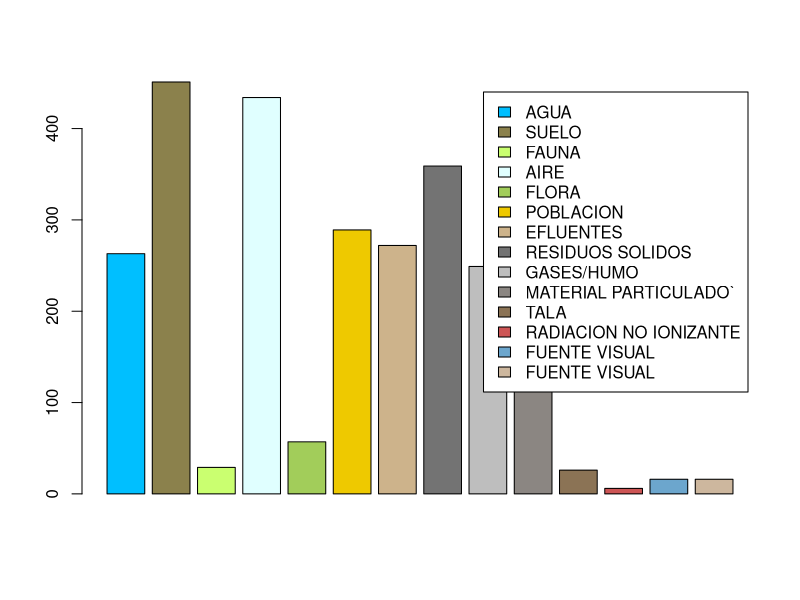
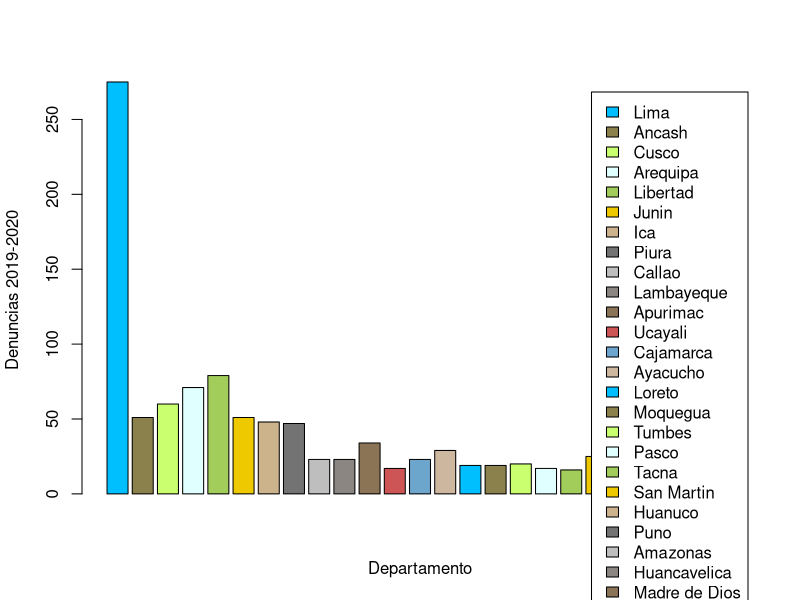
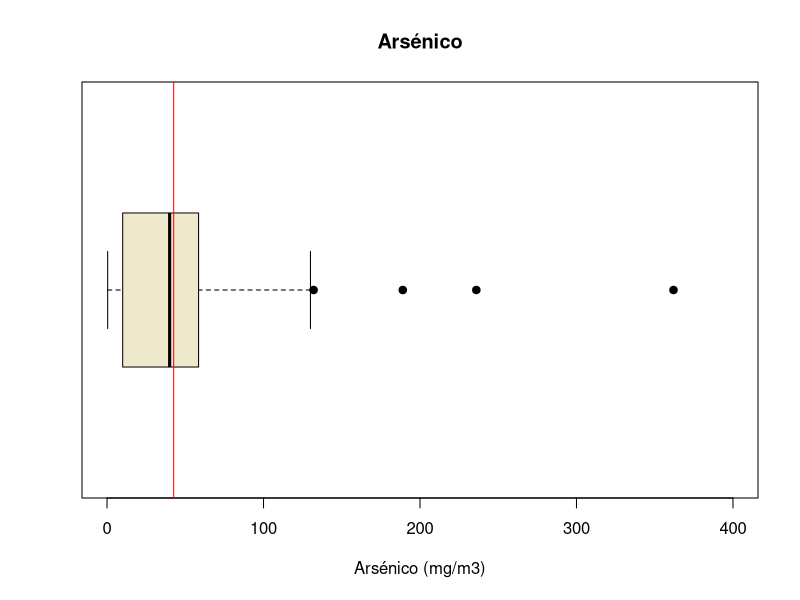
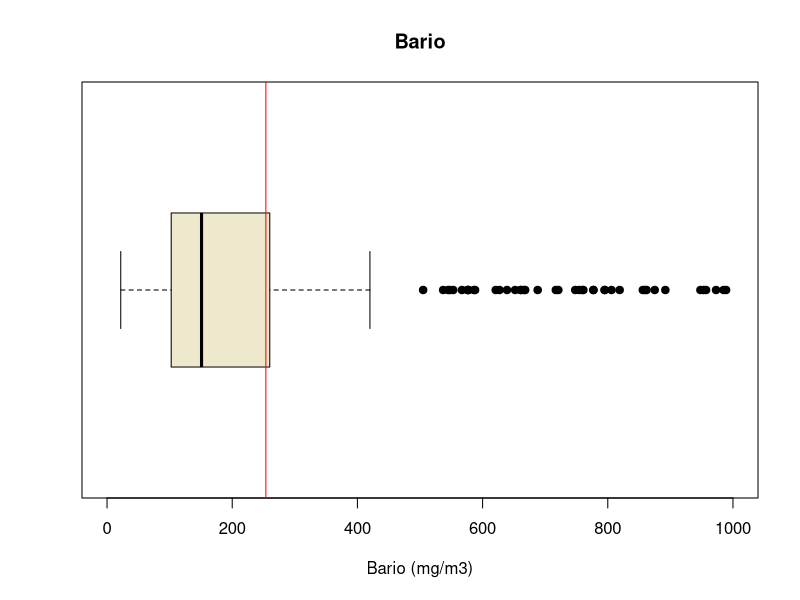
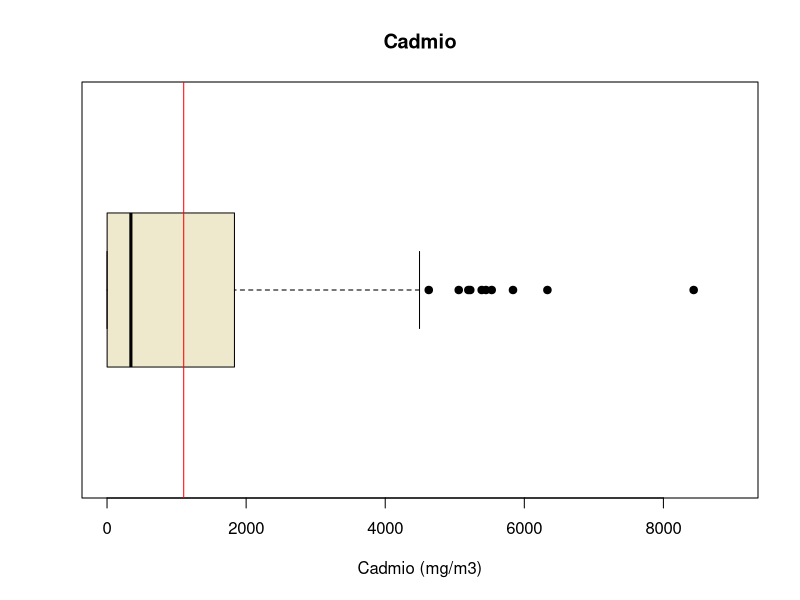
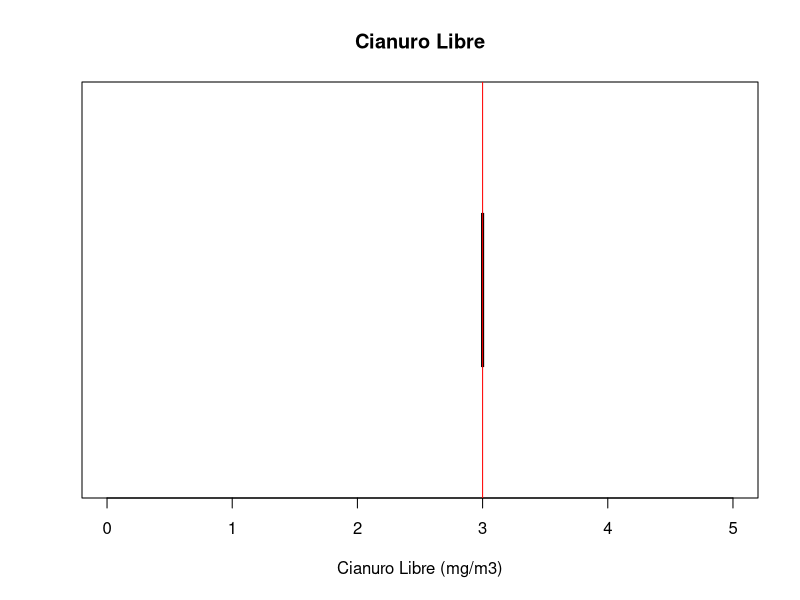
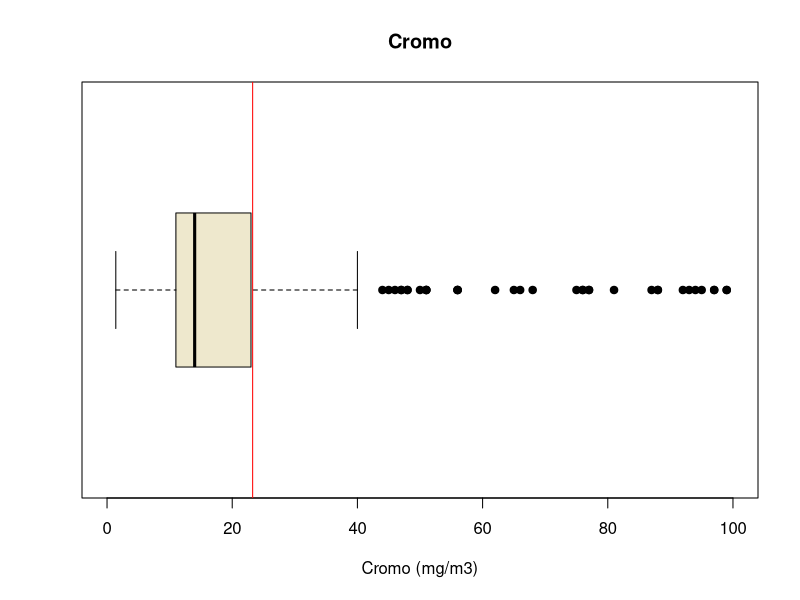
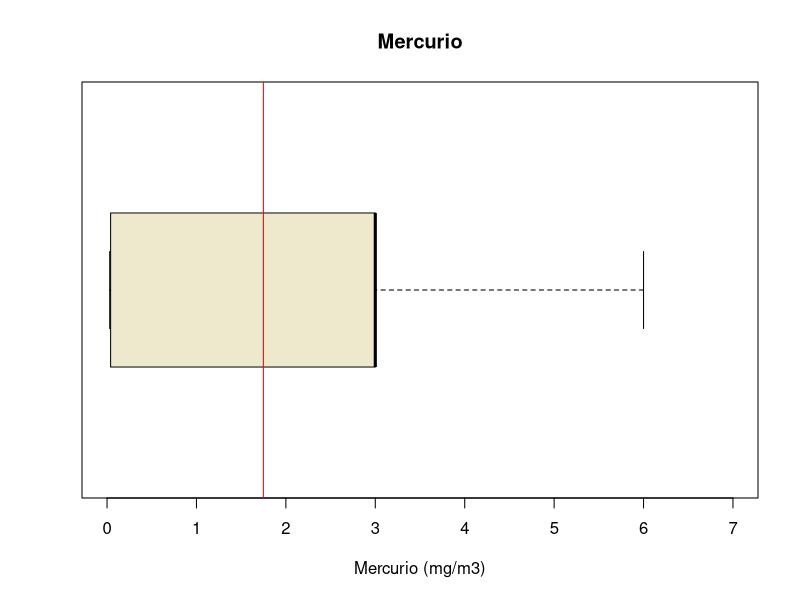

The R source for these figures, in order:
## ---- chunk 1
rm(list=ls()) 
## ---- chunk 2
library(readr)
library(dplyr)
## ---- chunk 3
DD1920 <- read_csv("Denuncias1920.csv",col_types=cols(Suelo = col_number()))
DD18 <- read_csv("Denuncias-18.csv")
CAS <- read_csv("CAS.csv", col_types = cols(Aluminio = col_number(), 
    Antimonio = col_number(), `Arsénico` = col_number(), 
    Bario = col_number(), Berilio = col_number(), 
    Bismuto = col_number(), Boro = col_number(), 
    Cadmio = col_number(), Calcio = col_number(), 
    Cerio = col_number(), `Cianuro libre` = col_number(), 
    Cobalto = col_number(), Cobre = col_number(), 
    Cromo = col_number(), `Estaño` = col_number(), 
    Estroncio = col_number(), Fósforo = col_number(), 
    Hierro = col_number(), Litio = col_number(), 
    Magnesio = col_number(), Manganeso = col_number(), 
    Mercurio = col_number(), Molibdeno = col_number(), 
    `Níquel` = col_number(), Plata = col_number(), 
    Plomo = col_number(), Potasio = col_number(), 
    Selenio = col_number(),Sodio = col_number(), Talio = col_number(), 
    Titanio = col_number(), Torio = col_number(), Uranio = col_number(), Zinc = col_number()))

## ---- chunk 4
CAA <- read_csv("CAA.csv", col_types = cols(Aluminio = col_number(), 
    `Aluminio disuelto` = col_number(), Amoniaco = col_number(), 
    Antimonio = col_number(), `Antimonio disuelto` = col_number(), 
    `Arsénico` = col_number(), `Arsénico disuelto` = col_number(), 
    Bario = col_number(), `Bario disuelto` = col_number(), 
    Berilio = col_number(), `Berilio disuelto` = col_number(), 
    Bicarbonatos = col_number(), Bismuto = col_number(), 
    `Bismuto disuelto` = col_number(), Boro = col_number(), 
    `Boro disuelto` = col_number(), Cadmio = col_number(), 
    `Cadmio disuelto` = col_number(), Calcio = col_number(), 
    `Calcio disuelto` = col_number(), Carbonatos = col_number(), 
    Caudal = col_number(), `Cianuro libre` = col_number(), 
    `Cianuro Wad` = col_number(), Cloruros = col_number(), 
    Cobalto = col_number(), `Cobalto disuelto` = col_number(), 
    Cobre = col_number(), `Cobre disuelto` = col_number(), 
    Cromo = col_number()))
## ---- chunk 5

Obs <- c("Observaciones","Observaciones incompletas","Datos faltantes", "Variables Totales")
N <- c(nrow(DD18),sum(!complete.cases(DD18)),sum(is.na(DD18)), ncol(DD18) )
OB1 <- data.frame(Obs,N)
OB1
## ---- chunk 6

Obs3 <- c("Observaciones","Observaciones incompletas","Datos faltantes", "Variables Totales")
N3 <- c(nrow(DD1920),sum(!complete.cases(DD1920)),sum(is.na(DD1920)), ncol(DD1920) )
OB3 <- data.frame(Obs3,N3)
OB3
## ---- chunk 7

Obs2 <- c("Observaciones","Observaciones incompletas","Datos faltantes", "Variables Totales")
N2 <- c(nrow(CAS),sum(!complete.cases(CAS)),sum(is.na(CAS)), ncol(CAS))
OB2 <- data.frame(Obs2,N2)
OB2
## ---- chunk 8
Variables <- c("Departamento", "Provincia" ,"Distrito", "Actividad económica","Tipo de contaminacion","Estado de la demanda")

`Tipo_de_Variable` <- c("Nominal","Nominal","Nominal","Nominal","Nominal", "Nominal")
Restricciones <- c("En el Peru","En el Peru", "En el Peru", "Legales","Agua, SUelo, Aire, Fauna" ,"Abierta o Cerrada")

ED <- data.frame(Variables,`Tipo_de_Variable`, Restricciones)
ED
## ---- chunk 9
Variables2 <- c("ESTE","NORTE","Aluminio","Antionio","Arsénico",	"Bario","Berilio","Bismuto","Boro","Cadmio","Calcio","Cerio","Cianuro libre","Cobalto","Cobre","Cromo","Cromo Hexavelante","Estaño", "Estroncio","Fósforo","Hierro","Litio","Magnecio","Manganeso","Mercurio","Molibdeno","Níquel","Plata","Plomo","Potasio","Selenio","Sodio","Talio","Torio")

`Tipo_de_Variable2` <- c("Discretas","Discretas","Discretas","Discretas","Discretas","Discretas","Discretas","Discretas","Discretas","Discretas","Discretas","Discretas","Discretas","Discretas","Discretas","Discretas","Discretas","Discretas","Discretas","Discretas","Discretas","Discretas","Discretas","Discretas","Discretas","Discretas","Discretas","Discretas","Discretas","Discretas","Discretas","Discretas","Discretas","Discretas")

Restricciones2  <- c("Coordenadas","Coordenadas", " 40973-5726 (ppm)","21.9-989 (ppm)", "<0.0017-9.698(ppm)","<0.4-94(ppm)","21.9-989(ppm)","<0.001-1.85(ppm)","<0.0008-2.63(ppm)","<0.18-91.2(ppm)","<0.0007-6.256(ppm)","-9748(ppm)","8.446-9496(ppm)","<0.3(ppm)","0.481-999(ppm)","1.5-98(ppm)","1.4-99(ppm","-0.4(ppm)","<0.1-1.9(ppm)","3.03-991","60-2946(ppm)","8250-100138(ppm)","0.338-992(ppm)","229-14458(ppm)","65.6-5629(ppm)","<0.03-0.33(ppm)","<0.003-7.3(ppm)","0.679-995(ppm)","<0.006-1.29(ppm)","3.79-997(ppm)","271-7913(ppm)","<0.004-3.78(ppm)","<1-992","<0.0002-2.168(ppm)")


ED2 <- data.frame(Variables2,`Tipo_de_Variable2`, Restricciones2)
ED2
## ---- chunk 10
tipo <- c("AGUA","SUELO","FAUNA","AIRE","FLORA","POBLACION","EFLUENTES","RESIDUOS SOLIDOS","GASES/HUMO","MATERIAL PARTICULADO`","TALA","RADIACION NO IONIZANTE","FUENTE VISUAL","FUENTE VISUAL")

cantidad <- c(sum(DD1920$AGUA),
sum(DD1920$SUELO),sum(DD1920$FAUNA),sum(DD1920$AIRE),
sum(DD1920$FLORA),sum(DD1920$POBLACION),sum(DD1920$EFLUENTES),sum(DD1920$`RESIDUOS SOLIDOS`),sum(DD1920$`GASES/HUMO`),sum(DD1920$`MATERIAL PARTICULADO`),sum(DD1920$TALA),sum(DD1920$`RADIACION NO IONIZANTE`),sum(DD1920$`FUENTE VISUAL`),sum(DD1920$`FUENTE VISUAL`))

colores <- c("deepskyblue1","lightgoldenrod4","darkolivegreen1", "lightcyan","darkolivegreen3","gold2","navajowhite3","gray45","gray","seashell4","burlywood4", "indianred3", "skyblue3", "bisque3")

DDA<-data.frame(tipo, cantidad)
barplot(DDA[1:14,2],legend=c("AGUA","SUELO","FAUNA","AIRE","FLORA","POBLACION","EFLUENTES","RESIDUOS SOLIDOS","GASES/HUMO","MATERIAL PARTICULADO`","TALA","RADIACION NO IONIZANTE","FUENTE VISUAL","FUENTE VISUAL"), col =colores)

## ---- chunk 11
#denuncias 2019-2020

DEP1920 <- c("Lima","Ancash","Cusco", "Arequipa","Libertad", "Junin","Ica","Piura","Callao","Lambayeque","Apurimac","Ucayali","Cajamarca","Ayacucho","Loreto" ,"Moquegua","Tumbes","Pasco","Tacna","San Martin","Huanuco","Puno","Amazonas","Huancavelica","Madre de Dios")

CAN1920 <- c(sum(DD1920$DEPARTAMENTO == "LIMA"),sum(DD1920$DEPARTAMENTO == "ANCASH"),sum(DD1920$DEPARTAMENTO == "CUSCO"),sum(DD1920$DEPARTAMENTO == "AREQUIPA"),sum(DD1920$DEPARTAMENTO == "LA LIBERTAD"),sum(DD1920$DEPARTAMENTO == "JUNIN"),sum(DD1920$DEPARTAMENTO == "ICA"),sum(DD1920$DEPARTAMENTO == "PIURA"),sum(DD1920$DEPARTAMENTO == "CALLAO"),sum(DD1920$DEPARTAMENTO == "LAMBAYEQUE"),sum(DD1920$DEPARTAMENTO == "APURIMAC"),sum(DD1920$DEPARTAMENTO == "UCAYALI"),sum(DD1920$DEPARTAMENTO == "CAJAMARCA"),sum(DD1920$DEPARTAMENTO == "AYACUCHO"),sum(DD1920$DEPARTAMENTO == "LORETO"),sum(DD1920$DEPARTAMENTO == "MOQUEGUA"),sum(DD1920$DEPARTAMENTO == "TUMBES"),sum(DD1920$DEPARTAMENTO == "PASCO"),sum(DD1920$DEPARTAMENTO == "TACNA"),sum(DD1920$DEPARTAMENTO == "SAN MARTIN"),sum(DD1920$DEPARTAMENTO == "HUANUCO"),sum(DD1920$DEPARTAMENTO == "PUNO"),sum(DD1920$DEPARTAMENTO == "AMAZONAS"),sum(DD1920$DEPARTAMENTO == "HUANCAVELICA"),sum(DD1920$DEPARTAMENTO == "MADRE DE DIOS"))

Tabla1920 <- data.frame(DEP1920,CAN1920)

barplot(Tabla1920[1:25,2],legend=c("Lima","Ancash","Cusco", "Arequipa","Libertad", "Junin","Ica","Piura","Callao","Lambayeque","Apurimac","Ucayali","Cajamarca","Ayacucho","Loreto" ,"Moquegua","Tumbes","Pasco","Tacna","San Martin","Huanuco","Puno","Amazonas","Huancavelica","Madre de Dios"),col = colores, xlab="Departamento",ylab="Denuncias 2019-2020")

## ---- chunk 12
boxplot(CAS$Arsénico, horizontal = TRUE, main = "Arsénico", col="cornsilk2", xlab= "Arsénico (mg/m3)",pch= 19, ylim=c(0,400) )
abline(v = mean(CAS$Arsénico, na.rm = TRUE, ), col = "red")
Media <- mean(CAS$Arsénico, na.rm=TRUE, col="red")
Mediana <-median(CAS$Arsénico, na.rm=TRUE)
No_contaminado <- sum(CAS$Arsénico > 0.001 & CAS$Arsénico < 250,na.rm=TRUE)
Elemento <- c("Arsénico")
Tab <- data.frame(Elemento,No_contaminado,Media,Mediana)
Tab
## ---- chunk 13
summary(CAS$Arsénico)
n=227
ns<- (1-0.95)/2
Zcritico <- qnorm(0.95+ns)
Desviacion_Estandar_Muestral <- sd(CAS$Arsénico, na.rm=TRUE)
Media_Muestral <- mean(CAS$Arsénico, na.rm=TRUE)
I.Izquierdo<- Media_Muestral-Zcritico*Desviacion_Estandar_Muestral/sqrt(n)
I.Derecho<- Media_Muestral+Zcritico*Desviacion_Estandar_Muestral/sqrt(n)
Precisión <- Zcritico*Desviacion_Estandar_Muestral/sqrt(n)


## ---- chunk 14
IDC <- data.frame(Desviacion_Estandar_Muestral,Media_Muestral,Zcritico,I.Izquierdo,I.Derecho,Precisión)
IDC
## ---- chunk 15
boxplot(CAS$Bario, horizontal = TRUE, main = "Bario", col="cornsilk2", xlab= "Bario (mg/m3)",pch= 19, ylim=c(0,1000) )
abline(v = mean(CAS$Bario, na.rm = TRUE, ), col = "red")
Media <- mean(CAS$Bario, na.rm=TRUE, col="red")
Mediana <-median(CAS$Bario, na.rm=TRUE)
No_contaminado <- sum(CAS$Bario > 0 & CAS$Bario < 750,na.rm=TRUE)
Elemento <- c("Bario")
Tab <- data.frame(Elemento,No_contaminado,Media,Mediana)
Tab

## ---- chunk 16
summary(CAS$Bario)
n=227
ns<- (1-0.75)/2
Zcritico <- qnorm(0.75+ns)
Desviacion_Estandar_Muestral <- sd(CAS$Bario, na.rm=TRUE)
Media_Muestral <- mean(CAS$Bario, na.rm=TRUE)
I.Izquierdo<- Media_Muestral-Zcritico*Desviacion_Estandar_Muestral/sqrt(n)
I.Derecho<- Media_Muestral+Zcritico*Desviacion_Estandar_Muestral/sqrt(n)
Precisión <- Zcritico*Desviacion_Estandar_Muestral/sqrt(n)
## ---- chunk 17
IDC <- data.frame(Desviacion_Estandar_Muestral,Media_Muestral,Zcritico,I.Izquierdo,I.Derecho,Precisión)
IDC
## ---- chunk 18
boxplot(CAS$Cadmio, horizontal = TRUE, main = "Cadmio", col="cornsilk2", xlab= "Cadmio (mg/m3)",pch= 19, ylim=c(0,9000) )
abline(v = mean(CAS$Cadmio, na.rm = TRUE, ), col = "red")
Media <- mean(CAS$Cadmio, na.rm=TRUE, col="red")
Mediana <-median(CAS$Cadmio, na.rm=TRUE)
No_contaminado <- sum(CAS$Cadmio > 0 & CAS$Cadmio < 22,na.rm=TRUE)
Elemento <- c("Cadmio")
Tab <- data.frame(Elemento,No_contaminado,Media,Mediana)
Tab
## ---- chunk 19
summary(CAS$Cadmio)
n=227
ns<- (1-0.05)/2
Zcritico <- qnorm(0.05+ns)
Desviacion_Estandar_Muestral <- sd(CAS$Cadmio, na.rm=TRUE)
Media_Muestral <- mean(CAS$Cadmio, na.rm=TRUE)
I.Izquierdo<- Media_Muestral-Zcritico*Desviacion_Estandar_Muestral/sqrt(n)
I.Derecho<- Media_Muestral+Zcritico*Desviacion_Estandar_Muestral/sqrt(n)
Precisión <- Zcritico*Desviacion_Estandar_Muestral/sqrt(n)


## ---- chunk 20
IDC <- data.frame(Desviacion_Estandar_Muestral,Media_Muestral,Zcritico,I.Izquierdo,I.Derecho,Precisión)
IDC
## ---- chunk 21
boxplot(CAS$`Cianuro libre`, horizontal = TRUE, main = "Cianuro Libre", col="cornsilk2", xlab= "Cianuro Libre (mg/m3)",pch= 19, ylim=c(0,5) )
abline(v = mean(CAS$`Cianuro libre`, na.rm = TRUE, ), col = "red")
Media <- mean(CAS$`Cianuro libre`, na.rm=TRUE, col="red")
Mediana <-median(CAS$`Cianuro libre`, na.rm=TRUE)
No_contaminado <- sum(CAS$`Cianuro libre` > 0 & CAS$`Cianuro libre` <8 ,na.rm=TRUE)
Elemento <- c("Cianuro libre")
Tab <- data.frame(Elemento,No_contaminado,Media,Mediana)
Tab

## ---- chunk 22
summary(CAS$`Cianuro libre`)
n=227
ns<- (1-0.95)/2
Zcritico <- qnorm(0.95+ns)
Desviacion_Estandar_Muestral <- sd(CAS$`Cianuro libre`, na.rm=TRUE)
Media_Muestral <- mean(CAS$`Cianuro libre`, na.rm=TRUE)
I.Izquierdo<- Media_Muestral-Zcritico*Desviacion_Estandar_Muestral/sqrt(n)
I.Derecho<- Media_Muestral+Zcritico*Desviacion_Estandar_Muestral/sqrt(n)
Precisión <- Zcritico*Desviacion_Estandar_Muestral/sqrt(n)


## ---- chunk 23
IDC <- data.frame(Desviacion_Estandar_Muestral,Media_Muestral,Zcritico,I.Izquierdo,I.Derecho,Precisión)
IDC
## ---- chunk 24
boxplot(CAS$Cromo, horizontal = TRUE, main = "Cromo", col="cornsilk2", xlab= "Cromo (mg/m3)",pch= 19, ylim=c(0,100) )
abline(v = mean(CAS$Cromo, na.rm = TRUE, ), col = "red")
Media <- mean(CAS$Cromo, na.rm=TRUE, col="red")
Mediana <-median(CAS$Cromo, na.rm=TRUE)
No_contaminado <- sum(CAS$Cromo > 1 & CAS$Cromo < 1500,na.rm=TRUE)
Elemento <- c("Cromo")
Tab <- data.frame(Elemento,No_contaminado,Media,Mediana)
Tab
## ---- chunk 25
summary(CAS$Cromo)
n=227
ns<- (1-0.95)/2
Zcritico <- qnorm(0.95+ns)
Desviacion_Estandar_Muestral <- sd(CAS$Cromo, na.rm=TRUE)
Media_Muestral <- mean(CAS$Cromo, na.rm=TRUE)
I.Izquierdo<- Media_Muestral-Zcritico*Desviacion_Estandar_Muestral/sqrt(n)
I.Derecho<- Media_Muestral+Zcritico*Desviacion_Estandar_Muestral/sqrt(n)
Precisión <- Zcritico*Desviacion_Estandar_Muestral/sqrt(n)


## ---- chunk 26
IDC <- data.frame(Desviacion_Estandar_Muestral,Media_Muestral,Zcritico,I.Izquierdo,I.Derecho,Precisión)
IDC
## ---- chunk 27
boxplot(CAS$Mercurio, horizontal = TRUE, main = "Mercurio", col="cornsilk2", xlab= "Mercurio (mg/m3)",pch= 19, ylim=c(0,7) )
abline(v = mean(CAS$Mercurio, na.rm = TRUE, ), col = "red")
Media <- mean(CAS$Mercurio, na.rm=TRUE, col="red")
Mediana <-median(CAS$Mercurio, na.rm=TRUE)
No_contaminado <- sum(CAS$Mercurio > 0 & CAS$Mercurio < 24,na.rm=TRUE)
Elemento <- c("Mercurio")
Tab <- data.frame(Elemento,No_contaminado,Media,Mediana)
Tab
## ---- chunk 28
summary(CAS$Mercurio)
n=227
ns<- (1-0.95)/2
Zcritico <- qnorm(0.95+ns)
Desviacion_Estandar_Muestral <- sd(CAS$Mercurio, na.rm=TRUE)
Media_Muestral <- mean(CAS$Mercurio, na.rm=TRUE)
I.Izquierdo<- Media_Muestral-Zcritico*Desviacion_Estandar_Muestral/sqrt(n)
I.Derecho<- Media_Muestral+Zcritico*Desviacion_Estandar_Muestral/sqrt(n)
Precisión <- Zcritico*Desviacion_Estandar_Muestral/sqrt(n)


## ---- chunk 29
IDC <- data.frame(Desviacion_Estandar_Muestral,Media_Muestral,Zcritico,I.Izquierdo,I.Derecho,Precisión)
IDC
## ---- chunk 30
boxplot(CAS$Plomo, horizontal = TRUE, main = "Plomo", col="cornsilk2", xlab= "Plomo (mg/m3)",pch= 19, ylim=c(0,1000) )
abline(v = mean(CAS$Plomo, na.rm = TRUE, ), col = "red")
Media <- mean(CAS$Plomo, na.rm=TRUE, col="red")
Mediana <-median(CAS$Plomo, na.rm=TRUE)
No_contaminado <- sum(CAS$Plomo > 1 & CAS$Plomo < 1500,na.rm=TRUE)
Elemento <- c("Plomo")
Tab <- data.frame(Elemento,No_contaminado,Media,Mediana)
Tab
## ---- chunk 31
summary(CAS$Plomo)
n=227
ns<- (1-0.75)/2
Zcritico <- qnorm(0.75+ns)
Desviacion_Estandar_Muestral <- sd(CAS$Plomo, na.rm=TRUE)
Media_Muestral <- mean(CAS$Plomo, na.rm=TRUE)
I.Izquierdo<- Media_Muestral-Zcritico*Desviacion_Estandar_Muestral/sqrt(n)
I.Derecho<- Media_Muestral+Zcritico*Desviacion_Estandar_Muestral/sqrt(n)
Precisión <- Zcritico*Desviacion_Estandar_Muestral/sqrt(n)


## ---- chunk 32
IDC <- data.frame(Desviacion_Estandar_Muestral,Media_Muestral,Zcritico,I.Izquierdo,I.Derecho,Precisión)
IDC
## ---- chunk 33
boxplot(CAS$Zinc, horizontal = TRUE, main = "Zinc", col="cornsilk2", xlab= "Zinc (mg/m3)",pch= 19, ylim=c(0,1000) )
abline(v = mean(CAS$Zinc, na.rm = TRUE, ), col = "red")
Media <- mean(CAS$Zinc, na.rm=TRUE, col="red")
Mediana <-median(CAS$Zinc, na.rm=TRUE)
No_contaminado <- sum(CAS$Zinc > 1 & CAS$Zinc < 1500,na.rm=TRUE)
Elemento <- c("Níquel")
Tab <- data.frame(Elemento,No_contaminado,Media,Mediana)
Tab
## ---- chunk 34
summary(CAS$Zinc)
n=227
ns<- (1-0.75)/2
Zcritico <- qnorm(0.75+ns)
Desviacion_Estandar_Muestral <- sd(CAS$Zinc, na.rm=TRUE)
Media_Muestral <- mean(CAS$Zinc, na.rm=TRUE)
I.Izquierdo<- Media_Muestral-Zcritico*Desviacion_Estandar_Muestral/sqrt(n)
I.Derecho<- Media_Muestral+Zcritico*Desviacion_Estandar_Muestral/sqrt(n)
Precisión <- Zcritico*Desviacion_Estandar_Muestral/sqrt(n)


## ---- chunk 35
IDC <- data.frame(Desviacion_Estandar_Muestral,Media_Muestral,Zcritico,I.Izquierdo,I.Derecho,Precisión)
IDC
## ---- chunk 36
boxplot(CAS$Cobre, horizontal = TRUE, main = "Cobre", col="cornsilk2", xlab= "Cobre (mg/m3)",pch= 19, ylim=c(0,200) )
abline(v = mean(CAS$Cobre, na.rm = TRUE, ), col = "red")
Media <- mean(CAS$Cobre, na.rm=TRUE, col="red")
Mediana <-median(CAS$Cobre, na.rm=TRUE)
No_contaminado <- sum(CAS$Cobre > 1 & CAS$Cobre < 250,na.rm=TRUE)
Elemento <- c("Cobre")
Tab <- data.frame(Elemento,No_contaminado,Media,Mediana)
Tab
## ---- chunk 37
summary(CAS$Cromo)
n=227
ns<- (1-0.95)/2
Zcritico <- qnorm(0.95+ns)
Desviacion_Estandar_Muestral <- sd(CAS$Cromo, na.rm=TRUE)
Media_Muestral <- mean(CAS$Cromo, na.rm=TRUE)
I.Izquierdo<- Media_Muestral-Zcritico*Desviacion_Estandar_Muestral/sqrt(n)
I.Derecho<- Media_Muestral+Zcritico*Desviacion_Estandar_Muestral/sqrt(n)
Precisión <- Zcritico*Desviacion_Estandar_Muestral/sqrt(n)


## ---- chunk 38
IDC <- data.frame(Desviacion_Estandar_Muestral,Media_Muestral,Zcritico,I.Izquierdo,I.Derecho,Precisión)
IDC
## ---- chunk 39
boxplot(CAS$Aluminio, horizontal = TRUE, main = "Aluminio", col="cornsilk2", xlab= "Aluminio (mg/m3)",pch= 19, ylim=c(0,45000) )
abline(v = mean(CAS$Aluminio, na.rm = TRUE, ), col = "red")
Media <- mean(CAS$Aluminio, na.rm=TRUE, col="red")
Mediana <-median(CAS$Aluminio, na.rm=TRUE)
Tab <- data.frame(Media,Mediana)
Tab
## ---- chunk 40
boxplot(CAS$Antimonio, horizontal = TRUE, main = "Antimonio", col="cornsilk2", xlab= "Antimonio (mg/m3)",pch= 19, ylim=c(0,9500) )
abline(v = mean(CAS$Antimonio, na.rm = TRUE, ), col = "red")
Media <- mean(CAS$Antimonio, na.rm=TRUE, col="red")
Mediana <-median(CAS$Antimonio, na.rm=TRUE)
Tab <- data.frame(Media,Mediana)
Tab
## ---- chunk 41
boxplot(CAS$Berilio, horizontal = TRUE, main = "Berilio", col="cornsilk2", xlab= "Berilio (mg/m3)",pch= 19, ylim=c(0,1500) )
abline(v = mean(CAS$Berilio, na.rm = TRUE, ), col = "red")
Media <- mean(CAS$Berilio, na.rm=TRUE, col="red")
Mediana <-median(CAS$Berilio, na.rm=TRUE)
Tab <- data.frame(Media,Mediana)
Tab
## ---- chunk 42
boxplot(CAS$Bismuto, horizontal = TRUE, main = "Bismuto", col="cornsilk2", xlab= "Bismuto (mg/m3)",pch= 19, ylim=c(0,2800) )
abline(v = mean(CAS$Bismuto, na.rm = TRUE, ), col = "red")
Media <- mean(CAS$Bismuto, na.rm=TRUE, col="red")
Mediana <-median(CAS$Bismuto, na.rm=TRUE)
Tab <- data.frame(Media,Mediana)
Tab
## ---- chunk 43
boxplot(CAS$Boro, horizontal = TRUE, main = "Boro", col="cornsilk2", xlab= "Boro (mg/m3)",pch= 19, ylim=c(0,1100) )
abline(v = mean(CAS$Boro, na.rm = TRUE, ), col = "red")
Media <- mean(CAS$Boro, na.rm=TRUE, col="red")
Mediana <-median(CAS$Boro, na.rm=TRUE)
Tab <- data.frame(Media,Mediana)
Tab
## ---- chunk 44
boxplot(CAS$Calcio, horizontal = TRUE, main = "Calcio", col="cornsilk2", xlab= "Calcio (mg/m3)",pch= 19, ylim=c(0,10500) )
abline(v = mean(CAS$Calcio, na.rm = TRUE, ), col = "red")
Media <- mean(CAS$Calcio, na.rm=TRUE, col="red")
Mediana <-median(CAS$Calcio, na.rm=TRUE)
Tab <- data.frame(Media,Mediana)
Tab
## ---- chunk 45
boxplot(CAS$Cerio, horizontal = TRUE, main = "Cerio", col="cornsilk2", xlab= "Cerio (mg/m3)",pch= 19, ylim=c(0,10300) )
abline(v = mean(CAS$Cerio, na.rm = TRUE, ), col = "red")
Media <- mean(CAS$Cerio, na.rm=TRUE, col="red")
Mediana <-median(CAS$Cerio, na.rm=TRUE)
Tab <- data.frame(Media,Mediana)
Tab
## ---- chunk 46
boxplot(CAS$Cobalto, horizontal = TRUE, main = "Cobalto", col="cornsilk2", xlab= "Cobalto (mg/m3)",pch= 19, ylim=c(0,800) )
abline(v = mean(CAS$Cobalto, na.rm = TRUE, ), col = "red")
Media <- mean(CAS$Cobalto, na.rm=TRUE, col="red")
Mediana <-median(CAS$Cobalto, na.rm=TRUE)
Tab <- data.frame(Media,Mediana)
Tab
## ---- chunk 47
boxplot(CAS$Estaño, horizontal = TRUE, main = "Estaño", col="cornsilk2", xlab= "Estaño (mg/m3)",pch= 19, ylim=c(0,100) )
abline(v = mean(CAS$Estaño, na.rm = TRUE, ), col = "red")
Media <- mean(CAS$Estaño, na.rm=TRUE, col="red")
Mediana <-median(CAS$Estaño, na.rm=TRUE)
Tab <- data.frame(Media,Mediana)
Tab
## ---- chunk 48
boxplot(CAS$Estroncio, horizontal = TRUE, main = "Estroncio", col="cornsilk2", xlab= "Estroncio (mg/m3)",pch= 19, ylim=c(0,1000) )
abline(v = mean(CAS$Estroncio, na.rm = TRUE, ), col = "red")
Media <- mean(CAS$Estroncio, na.rm=TRUE, col="red")
Mediana <-median(CAS$Estroncio, na.rm=TRUE)
Tab <- data.frame(Media,Mediana)
Tab
## ---- chunk 49
boxplot(CAS$Fósforo, horizontal = TRUE, main = "Fósforo", col="cornsilk2", xlab= "Fósforo (mg/m3)",pch= 19, ylim=c(0,3500) )
abline(v = mean(CAS$Fósforo, na.rm = TRUE, ), col = "red")
Media <- mean(CAS$Fósforo, na.rm=TRUE, col="red")
Mediana <-median(CAS$Fósforo, na.rm=TRUE)
Tab <- data.frame(Media,Mediana)
Tab
## ---- chunk 50
boxplot(CAS$Hierro, horizontal = TRUE, main = "Hierro", col="cornsilk2", xlab= "Hierro (mg/m3)",pch= 19, ylim=c(0,80000) )
abline(v = mean(CAS$Hierro, na.rm = TRUE, ), col = "red")
Media <- mean(CAS$Hierro, na.rm=TRUE, col="red")
Mediana <-median(CAS$Hierro, na.rm=TRUE)
Tab <- data.frame(Media,Mediana)
Tab
## ---- chunk 51
boxplot(CAS$Litio, horizontal = TRUE, main = "Litio", col="cornsilk2", xlab= "Litio (mg/m3)",pch= 19, ylim=c(0,1200) )
abline(v = mean(CAS$Litio, na.rm = TRUE, ), col = "red")
Media <- mean(CAS$Litio, na.rm=TRUE, col="red")
Mediana <-median(CAS$Litio, na.rm=TRUE)
Tab <- data.frame(Media,Mediana)
Tab
## ---- chunk 52
boxplot(CAS$Magnesio, horizontal = TRUE, main = "Magnesio", col="cornsilk2", xlab= "Magnesio (mg/m3)",pch= 19, ylim=c(0,17000) )
abline(v = mean(CAS$Magnesio, na.rm = TRUE, ), col = "red")
Media <- mean(CAS$Magnesio, na.rm=TRUE, col="red")
Mediana <-median(CAS$Magnesio, na.rm=TRUE)
Tab <- data.frame(Media,Mediana)
Tab
## ---- chunk 53
boxplot(CAS$Manganeso, horizontal = TRUE, main = "Manganeso", col="cornsilk2", xlab= "Manganeso (mg/m3)",pch= 19, ylim=c(0,2000) )
abline(v = mean(CAS$Manganeso, na.rm = TRUE, ), col = "red")
Media <- mean(CAS$Manganeso, na.rm=TRUE, col="red")
Mediana <-median(CAS$Manganeso, na.rm=TRUE)
Tab <- data.frame(Media,Mediana)
Tab
## ---- chunk 54
boxplot(CAS$Molibdeno, horizontal = TRUE, main = "Molibdeno", col="cornsilk2", xlab= "Molibdeno (mg/m3)",pch= 19, ylim=c(0,1000) )
abline(v = mean(CAS$Molibdeno, na.rm = TRUE, ), col = "red")
Media <- mean(CAS$Molibdeno, na.rm=TRUE, col="red")
Mediana <-median(CAS$Molibdeno, na.rm=TRUE)
Tab <- data.frame(Media,Mediana)
Tab
## ---- chunk 55
boxplot(CAS$Níquel, horizontal = TRUE, main = "Níquel", col="cornsilk2", xlab= "Níquel (mg/m3)",pch= 19, ylim=c(0,1000) )
abline(v = mean(CAS$Níquel, na.rm = TRUE, ), col = "red")
Media <- mean(CAS$Níquel, na.rm=TRUE, col="red")
Mediana <-median(CAS$Níquel, na.rm=TRUE)
Tab <- data.frame(Media,Mediana)
Tab
## ---- chunk 56
No_contaminado <- sum(CAS$Níquel > 1 & CAS$Níquel < 1500,na.rm=TRUE)
Elemento <- c("Níquel")
COMS <- data.frame(Elemento,No_contaminado)
COMS

## ---- chunk 57
boxplot(CAS$Plata, horizontal = TRUE, main = "Plata", col="cornsilk2", xlab= "Plata (mg/m3)",pch= 19, ylim=c(0,140) )
abline(v = mean(CAS$Plata, na.rm = TRUE, ), col = "red")
Media <- mean(CAS$Plata, na.rm=TRUE, col="red")
Mediana <-median(CAS$Plata, na.rm=TRUE)
Tab <- data.frame(Media,Mediana)
Tab
## ---- chunk 58
boxplot(CAS$Potasio, horizontal = TRUE, main = "Potasio", col="cornsilk2", xlab= "Potasio (mg/m3)",pch= 19, ylim=c(0,10000) )
abline(v = mean(CAS$Potasio, na.rm = TRUE, ), col = "red")
Media <- mean(CAS$Potasio, na.rm=TRUE, col="red")
Mediana <-median(CAS$Potasio, na.rm=TRUE)
Tab <- data.frame(Media,Mediana)
Tab
## ---- chunk 59
boxplot(CAS$Selenio, horizontal = TRUE, main = "Selenio", col="cornsilk2", xlab= "Selenio (mg/m3)",pch= 19, ylim=c(0,1000) )
abline(v = mean(CAS$Selenio, na.rm = TRUE, ), col = "red")
Media <- mean(CAS$Selenio, na.rm=TRUE, col="red")
Mediana <-median(CAS$Selenio, na.rm=TRUE)
Tab <- data.frame(Media,Mediana)
Tab
## ---- chunk 60
boxplot(CAS$Sodio, horizontal = TRUE, main = "Sodio", col="cornsilk2", xlab= "Sodio (mg/m3)",pch= 19, ylim=c(0,13000) )
abline(v = mean(CAS$Sodio, na.rm = TRUE, ), col = "red")
Media <- mean(CAS$Sodio, na.rm=TRUE, col="red")
Mediana <-median(CAS$Sodio, na.rm=TRUE)
Tab <- data.frame(Media,Mediana)
Tab
## ---- chunk 61
boxplot(CAS$Talio, horizontal = TRUE, main = "Talio", col="cornsilk2", xlab= "Talio (mg/m3)",pch= 19, ylim=c(0,3000) )
abline(v = mean(CAS$Talio, na.rm = TRUE, ), col = "red")
Media <- mean(CAS$Talio, na.rm=TRUE, col="red")
Mediana <-median(CAS$Talio, na.rm=TRUE)
Tab <- data.frame(Media,Mediana)
Tab
## ---- chunk 62
boxplot(CAS$Titanio, horizontal = TRUE, main = "Titanio", col="cornsilk2", xlab= "Titanio (mg/m3)",pch= 19, ylim=c(0,5000) )
abline(v = mean(CAS$Titanio, na.rm = TRUE, ), col = "red")
Media <- mean(CAS$Titanio, na.rm=TRUE, col="red")
Mediana <-median(CAS$Titanio, na.rm=TRUE)
Tab <- data.frame(Media,Mediana)
Tab
## ---- chunk 63
boxplot(CAS$Torio, horizontal = TRUE, main = "Torio", col="cornsilk2", xlab= "Torio (mg/m3)",pch= 19, ylim=c(0,10000) )
abline(v = mean(CAS$Torio, na.rm = TRUE, ), col = "red")
Media <- mean(CAS$Torio, na.rm=TRUE, col="red")
Mediana <-median(CAS$Torio, na.rm=TRUE)
Tab <- data.frame(Media,Mediana)
Tab
## ---- chunk 64
boxplot(CAS$Uranio, horizontal = TRUE, main = "Uranio", col="cornsilk2", xlab= "Uranio (mg/m3)",pch= 19, ylim=c(0,15000) )
abline(v = mean(CAS$Uranio, na.rm = TRUE, ), col = "red")
Media <- mean(CAS$Uranio, na.rm=TRUE, col="red")
Mediana <-median(CAS$Uranio, na.rm=TRUE)
Tab <- data.frame(Media,Mediana)
Tab
## ---- chunk 65
l1<- lm(CAS$Mercurio~CAS$Plomo)
plot(l1)
summary(CAS$Plomo)
Correlacion<- cor(CAS$Mercurio,CAS$Plomo)
Tabla <- data.frame(Correlacion)
Tabla
## ---- chunk 66
l1 <- lm(CAS$Mercurio~CAS$Bario)
cor(CAS$Mercurio,CAS$Bario)
plot(l1)
## ---- chunk 67
l1 <- lm(CAS$Mercurio~CAS$Cadmio)
cor(CAS$Mercurio,CAS$Cadmio)
plot(l1)
plot(CAS$Mercurio~CAS$Cadmio)
summary(CAS$Cadmio)
summary(CAS$Mercurio)
## ---- chunk 68
cor(CAS$Arsénico,CAS$Bario, use="complete.obs")
cor(CAS$Arsénico,CAS$Cadmio, use="complete.obs")
cor(CAS$Arsénico,CAS$Cromo, use="complete.obs")
cor(CAS$Arsénico,CAS$Mercurio, use="complete.obs")
cor(CAS$Arsénico,CAS$Plomo, use="complete.obs")
cor(CAS$Arsénico,CAS$`Cianuro libre`, use="complete.obs")
cor(CAS$Arsénico,CAS$Cobre, use="complete.obs")
cor(CAS$Arsénico,CAS$Cobalto, use="complete.obs")
